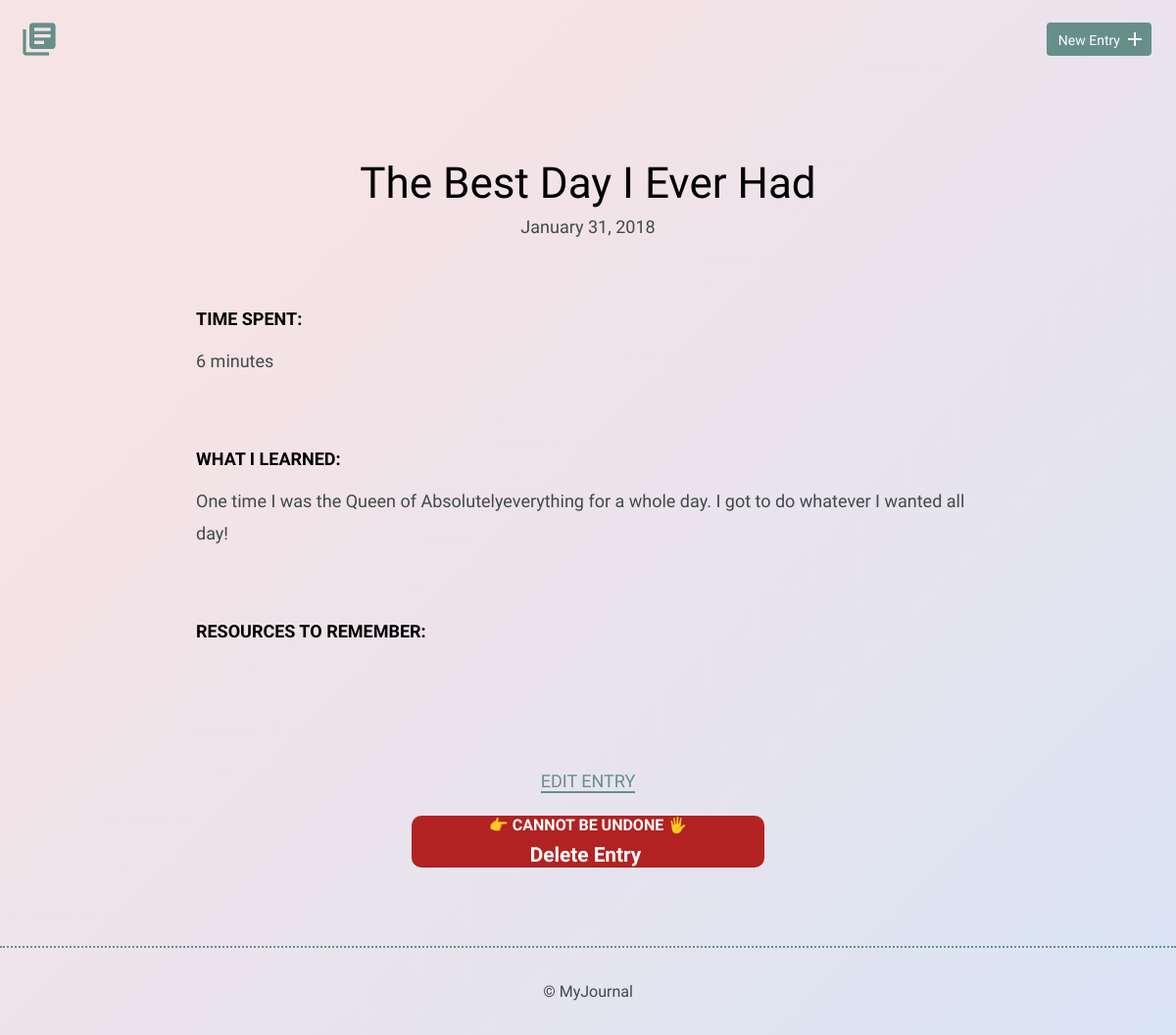
Screenshot of /detail.php?id=1 with the database file from the repository.
### tables this page shows
CREATE TABLE "entries" (
	`id`	INTEGER,
	`title`	TEXT,
	`date`	TEXT,
	`time_spent`	INTEGER,
	`learned`	BLOB,
	`resources`	BLOB,
	PRIMARY KEY(`id`)
);

### inc/functions.php (called while the page is built, shortened)
<?php
function get_single_entry($id) {
	include 'inc/dbconnection.php';
	$get_entry = "SELECT id, title, date, time_spent, learned, resources
								FROM entries
								WHERE id = ?";
	if (isset($_GET['id'])) {
		try {
			$results = $db->prepare($get_entry);
			$results->bindValue(1, $id, PDO::PARAM_INT);
			$results->execute();
		} catch (Connection $e) {
				$e->getMessage();
				return array();
		}
	}
	return $results->fetch(PDO::FETCH_ASSOC);
}

### detail.php (the view, shortened to what this page needs)
<?php
	include 'inc/head.php';
	include 'inc/functions.php';
	$single_entry = get_single_entry($_GET['id']);
	$date_convert= explode("-", $single_entry['date']);
		$month = '';
		$day = $date_convert[2];
		$year = $date_convert[0];
		switch ($date_convert[1]) {
			case '1':
			$month = 'January';
			break;
		}
?>
    <body>
        <header>
            <div class="container">
                <div class="site-header">
                    <a class="logo" href="index.php"><i class="material-icons">library_books</i></a>
                    <a class="button icon-right" href="new.php"><span>New Entry</span> <i class="material-icons">add</i></a>
                </div>
            </div>
        </header>
        <section>
            <div class="container">
                <div class="entry-list single">
                    <article>
												<h1><?php echo $single_entry['title']; ?></h1>
                        <time datetime="2016-01-31"><?php echo $month . ' ' . $day . ', ' . $year; ?></time>
                        <div class="entry">
                            <h3>Time Spent: </h3>
                            <p><?php echo $single_entry['time_spent']; ?> minutes</p>
                        </div>
                        <div class="entry">
                            <h3>What I Learned:</h3>
                            <p><?php echo $single_entry['learned']; ?></p>
                        </div>
                        <div class="entry">
                            <h3>Resources to Remember:</h3>
                        </div>
                    </article>
                </div>
            </div>
            <div class="edit">
                <p><a href="edit.php?id=<?php echo $single_entry['id'];?>">Edit Entry</a></p>
								<form class='delete-form'
								method="POST" action="">
									<label for="delete-entry">&#128073; CANNOT BE UNDONE &#128400;</label>
									<input type="submit" class="delete-btn" name="deleteEntry" value="Delete Entry">
								</form>
            </div>
        </section>
				<?php include 'inc/footer.php'; ?>

### css/site.css (style rules this page uses)
body { background-color: #d9e4f5; background-image: linear-gradient(315deg, #d9e4f5 0%, #f5e3e6 74%); font-size: 16px; color: #404a49; font-family: 'Cousine', serif; font-weight: 400; }
.container { margin: 0 auto; padding: 0 25px; }
header .site-header { margin: 0 auto; height: 95px; }
header .logo i { color: #678f89; margin: 20px 0 0 -5px; float: left; font-size: 40px; }
header .button { float: right; margin: 33px 0 0 0; }
.button { padding: 8px 10px 6px 10px; background: #678f89; border: 2px solid #678f89; border-radius: 4px; text-decoration: none; color: #FFF; position: relative; text-align: center; font-size: 14px; }
.button.icon-right { padding-right: 30px; top: -10px; }
.button.icon-right i { position: absolute; top: 3px; right: 3px; }
h1, h2, h3 { margin: 0; font-weight: 400; line-height: 1em; color: #000; }
h1 { font-size: 44px; margin-bottom: 12px; }
h3 { font-size: 18px; font-family: 'Work Sans', serif; font-weight: 600; text-transform: uppercase; }
p { line-height: 1.8em; font-size: 18px; }
p a { border-bottom: 2px solid #678f89; padding: 0; color: #678f89; text-decoration: none; }
.entry-list, .edit-entry, .new-entry { max-width: 800px; margin: 0 auto; padding: 70px 0 150px 0; }
.entry-list article { margin-bottom: 70px; text-align: center; }
.entry-list article:last-child { margin-bottom: 0; }
.entry-list.single { padding-bottom: 70px; }
.entry-list.single time { font-size: 18px; }
.entry { max-width: 800px; margin: 75px auto 0 auto; text-align: left; }
.entry p { margin-bottom: 40px; }
.edit { padding-bottom: 80px; text-align: center; margin: 0 auto; }
.edit a { font-weight: 400; text-transform: uppercase; font-size: 18px; }
form label { display: block; margin-bottom: 8px; }
input[type=submit] { margin-right: 5px; }
.delete-btn { font-size: 1.3em; background-color: firebrick; color: white; font-weight: bold; border: none; }
.delete-form { background-color: firebrick; font-weight: bold; color: white; border-radius: 10px; width: 30%; margin-left: 35%; }

### rows the page displays
entries: title "The Best Day I Ever Had", date "January", date "31", date "2018", time_spent "6", learned "One time I was the Queen of Absolutelyeverything for a whole day. I got to do whatever I wanted all day!"
